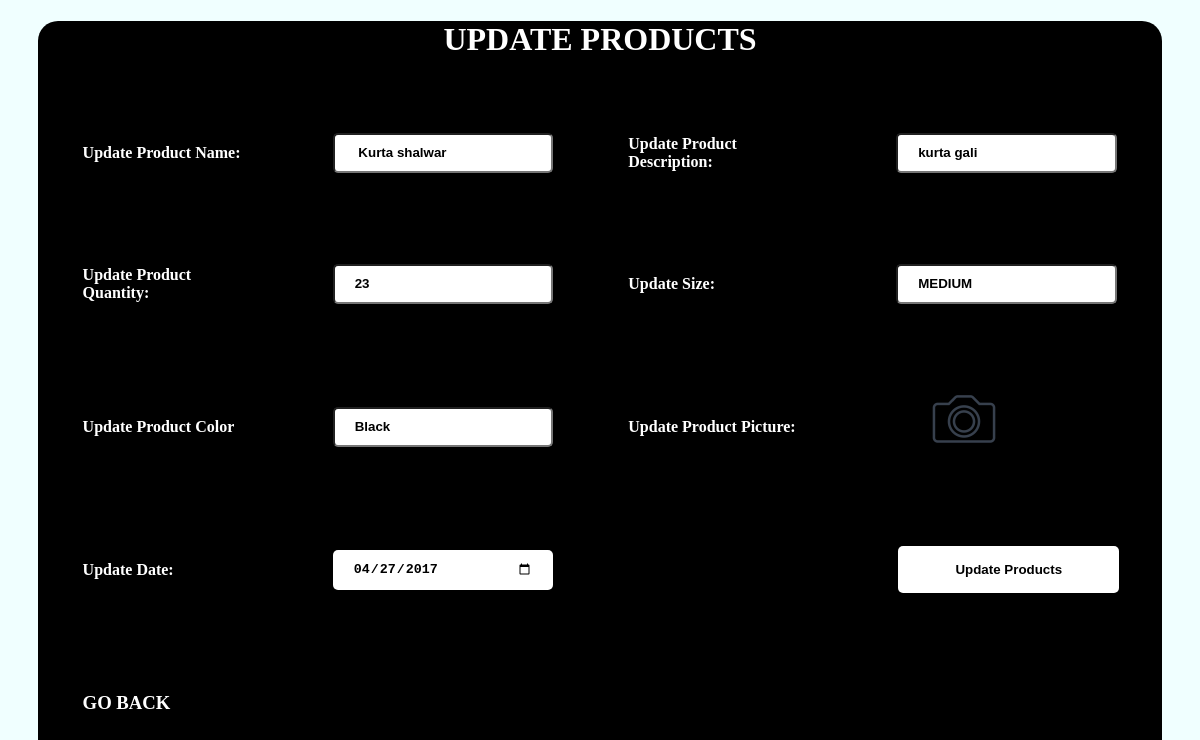
Page /update_product.php?update=2 on the committed database.
### tables this page shows
CREATE TABLE `products` (
  `pro_id` int(11) NOT NULL,
  `c_id` int(11) NOT NULL,
  `pro_name` varchar(255) NOT NULL,
  `pro_desc` varchar(255) NOT NULL,
  `pro_qty` varchar(255) NOT NULL,
  `pro_size` varchar(255) NOT NULL,
  `pro_color` varchar(255) NOT NULL,
  `pro_pic` varchar(255) NOT NULL,
  `pro_date` date NOT NULL
);

### update_product.php (the view, shortened to what this page needs)
<?php
include("database.php");
if(isset($_GET['update']))
{
	global $link;
$edit_record=$_GET['update'];
$Query='select *from products where pro_id="'.$edit_record.'"';
$run=mysqli_query($link,$Query);
while ($row = mysqli_fetch_array($run))
{
	$edit_id=$row['pro_id'];
	$product_name=$row['pro_name'];
	$product_desc=$row['pro_desc'];
	$product_qty=$row['pro_qty'];
	$product_size=$row['pro_size'];
	$product_color=$row['pro_color'];
	$product_date=$row['pro_date'];
}
}
?>
<!DOCTYPE html>
<html>
<head>
	<link rel="stylesheet" type="text/css" href="style.css" media="all" />
	<link rel="stylesheet" type="text/css" href="design.css" media="all" />
</head>
<body>
<div class="maincontainer" style="width: 100%; height: 770px; background: Azure;">
<div style="width: 95%; height: 770px; background: black; border-radius: 20px; margin-top: 10px; color:white; margin:0 auto">
	<h1 style="text-align: center;">UPDATE PRODUCTS</h1>
<div style="width: 100%; height:700px;  float: left;">
		<form method="post" action="update_product.php?edit_form=<?php echo $edit_id;?>" enctype="multipart/form-data">
	<table cellpadding="30" cellspacing="15">
		<tr>
			<td style="font-weight: bold;">Update Product Name:</td>
			<td><input type="text" name="u_p_name" id="p_name" value="<?php echo $product_name;?>"></td>
			<td style="font-weight: bold;">Update Product Description:</td>
			<td><input type="text" name="u_product_desc" id="product_desc" value="<?php echo $product_desc;?>"></td>
		</tr>
		<tr>
			<td style="font-weight: bold;">Update Product Quantity:</td>
			<td><input type="text" name="u_pro_qty" id="pro_qty" value="<?php echo $product_qty;?>"></td>
			<td style="font-weight: bold;">Update Size:</td>
			<td><input type="text" name="u_size" value="<?php echo $product_size;?>"></td>
		</tr>
			<tr>
			<td style="font-weight: bold;">Update Product Color</td>
			<td><input type="text" name="u_color" value="<?php echo $product_color;?>"></td>
			<td style="font-weight: bold;">Update Product Picture:</td>
			<td><label class="cabi">
			</label></td>
		</tr>
		<tr>
			<td style="font-weight: bold;">Update Date:</td>
			<td><input type="date" name="u_date" id="date"  value="<?php echo $product_date;?>" style="   width: 100%; padding: 12px 20px;margin: 8px 0;box-sizing: border-box;height: 40px;color:black;font-weight: bold;border-radius: 5px; border: none;"></td>
			<td colspan=""></td>
			<td><div class="tooltip"><input type="submit" name="update_product"  value="Update Products"><span class="tooltiptext">Click Now</span></div></td>
		</tr>
		<tr>
			<td><a href="main_page.php" style="text-decoration: none; color:white;"><h3>GO BACK</h3></a></td>
		</tr>
	</table>
	</form>
</div>
</div>
</div>
</body>
</html>

### style.css (style rules this page uses)
body { background: Azure ; }
.maincontainer { width: 100%; height: 1000px; background-color:black; }
input[type=text] { width: 100%; height: 40px; padding: 12px 20px; margin: 8px 0; box-sizing: border-box; color: black; font-weight: bold; border-radius: 5px; }
input[type=submit] { width: 100%; background-color:white; border: none; color: black; font-weight: bold; padding: 16px 32px; text-decoration: none; margin: 4px 2px; cursor: pointer; border-radius: 5px; }
.tooltip { position: relative; display: inline-block; border-bottom: 1px dotted black; width: 100%; }

### update_product.php (style rules this page uses)
.style-chosen label.cabi { margin:0 auto; color: white; width: 150px; height: 80px; background:url(files.png) 0 0 no-repeat; display: block; overflow: hidden; cursor: pointer; }

### rows in the picture
products: u_p_name "Kurta shalwar", u_product_desc "kurta gali", u_pro_qty "23", u_size "MEDIUM", u_color "Black", u_date "04/27/2017"
